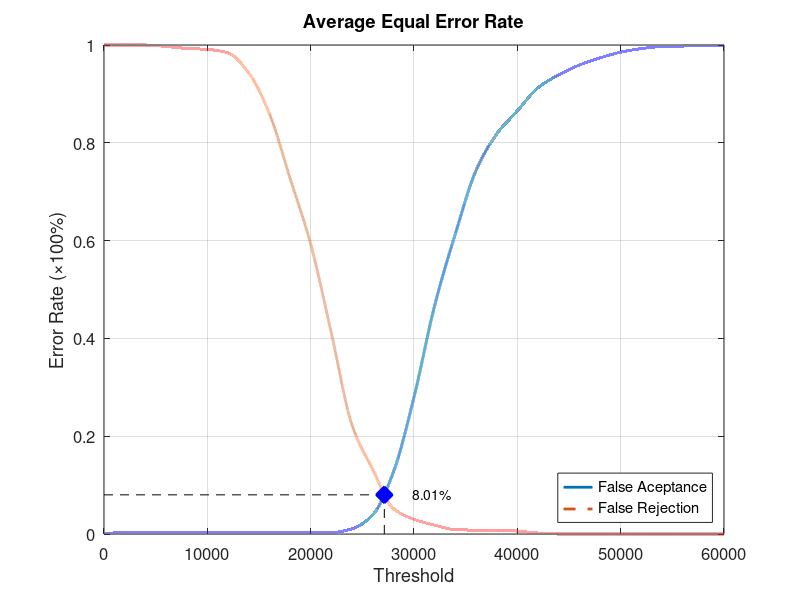
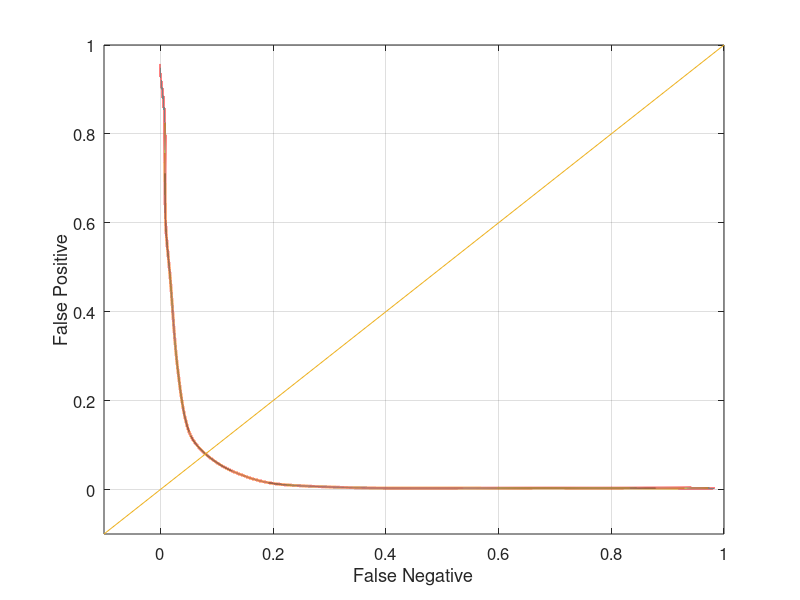

MATLAB code for these plots, in order:
function yEER = Database1Average
close all;
clear;
clc;
x = 0:2000:60000;
xq = 0:0.5:60000;

y0 = [0 0.0031579 0.0031579 0.0031579 0.0031579 0.0031579 0.0031579 0.0031579 0.0031579 0.0031579 0.0031579 0.0031579 0.0105263 0.0389474 0.126316 0.28 0.467368 0.613684 0.743158 0.817895 0.865263 0.912632 0.938947 0.958947 0.973684 0.985263 0.992632 0.996842 0.997895 0.998947 1];
yy0 = interp1(x, y0, xq, 'pchip');
y1 = [1 1 1 0.997 0.993 0.991 0.984 0.943 0.86 0.728 0.593 0.411 0.223 0.132 0.052 0.03 0.018 0.009 0.008 0.008 0.006 0.002 0 0 0 0 0 0 0 0 0];
yy1 = interp1(x, y1, xq, 'pchip');

% Calculating EER: 
y2 = abs(y0 - y1);
find(y2 == min(y2))
yy2 = abs(yy0 - yy1);
xEER = find(yy2 == min(yy2));
xEERIndex = xq(xEER) % X-axis EER
yEER = yy0(xEER) % Y-axis EER

main = figure
plot(xq, yy0,'-','LineWidth', 2);	hold on
plot(xq, yy1,'--','LineWidth', 2);	hold on
plot([xEERIndex xEERIndex], [0 yEER], 'k--');	hold on
plot([0 xEERIndex], [yEER yEER], 'k--');	hold on
plot(xEERIndex, yEER, 'bx', 'LineWidth', 10);	hold on
text(xEERIndex + 10 * xEERIndex / 100, yEER, [num2str(round((10000 * yEER)) / 100) '%'])
legend('False Aceptance', 'False Rejection', 'Location', 'SouthEast')
xlabel('Threshold')
ylabel('Error Rate (\times100%)')
title('Average Equal Error Rate')
set(gca, 'FontSize', 12)
axis([0 60000 0 1])
grid on

print(main, 'Database1AverageMain', '-dpng');
FNRxFPR = figure('Color', [1 1 1]);
plot(yy1, yy0, '-', yy1, yy0, 'LineWidth', 2);
hold on
y = -0.1:0.1:1
plot(y, y); 
set(gca, 'FontSize', 12)
xlabel('False Negative')
ylabel('False Positive')
axis([-0.1 1 -0.1 1])
set(gca, 'FontSize', 12)
grid on

print(FNRxFPR, 'Database1AverageFNRxFPR','-dpng');
end
